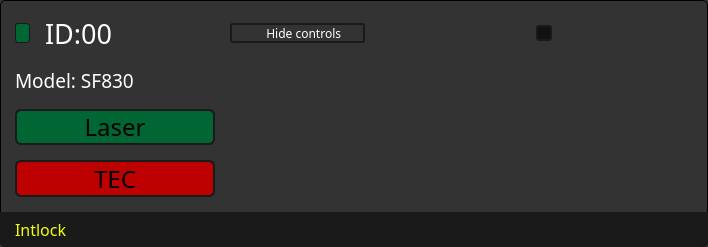
<?xml version="1.0" encoding="UTF-8"?>
<ui version="4.0">
 <class>DeviceWidget</class>
 <widget class="QWidget" name="DeviceWidget">
  <property name="geometry">
   <rect>
    <x>0</x>
    <y>0</y>
    <width>708</width>
    <height>247</height>
   </rect>
  </property>
  <property name="sizePolicy">
   <sizepolicy hsizetype="MinimumExpanding" vsizetype="Maximum">
    <horstretch>0</horstretch>
    <verstretch>0</verstretch>
   </sizepolicy>
  </property>
  <property name="minimumSize">
   <size>
    <width>0</width>
    <height>247</height>
   </size>
  </property>
  <property name="maximumSize">
   <size>
    <width>16777215</width>
    <height>247</height>
   </size>
  </property>
  <property name="font">
   <font>
    <family>Share Tech Mono</family>
    <pointsize>10</pointsize>
   </font>
  </property>
  <property name="windowTitle">
   <string>Form</string>
  </property>
  <property name="styleSheet">
   <string notr="true">QWidget#DeviceWidget {
    border: 1px solid black;
    border-radius: 5px;
    background:  rgb(51,51,51);
}
QLabel {
    color: rgb(153,153,153);
}</string>
  </property>
  <property name="locale">
   <locale language="Russian" country="Russia"/>
  </property>
  <layout class="QGridLayout" name="gridLayout">
   <property name="sizeConstraint">
    <enum>QLayout::SetMinimumSize</enum>
   </property>
   <property name="leftMargin">
    <number>0</number>
   </property>
   <property name="topMargin">
    <number>15</number>
   </property>
   <property name="rightMargin">
    <number>0</number>
   </property>
   <property name="bottomMargin">
    <number>0</number>
   </property>
   <property name="spacing">
    <number>15</number>
   </property>
   <item row="1" column="1" colspan="2">
    <widget class="QLabel" name="modelLabel">
     <property name="font">
      <font>
       <family>Share Tech Mono</family>
       <pointsize>14</pointsize>
      </font>
     </property>
     <property name="styleSheet">
      <string notr="true">color: rgb(255,255,255);
</string>
     </property>
     <property name="text">
      <string>Model: SF830</string>
     </property>
    </widget>
   </item>
   <item row="0" column="3">
    <widget class="QPushButton" name="hideControlButton">
     <property name="minimumSize">
      <size>
       <width>135</width>
       <height>20</height>
      </size>
     </property>
     <property name="maximumSize">
      <size>
       <width>135</width>
       <height>20</height>
      </size>
     </property>
     <property name="font">
      <font>
       <family>Share Tech Mono</family>
      </font>
     </property>
     <property name="styleSheet">
      <string notr="true">border: 2px solid rgb(26,26,26);
border-radius: 3px;
background: rgb(51,51,51);
color: rgb(255,255,255);
padding: 0px;
margin: 0px;</string>
     </property>
     <property name="text">
      <string>    Hide controls</string>
     </property>
     <property name="icon">
      <iconset resource="../../resources.qrc">
       <normaloff>:/resources/images/hidecontrols-icon.png</normaloff>
       <normalon>:/resources/images/showcontrols-icon.png</normalon>:/resources/images/hidecontrols-icon.png</iconset>
     </property>
     <property name="iconSize">
      <size>
       <width>10</width>
       <height>10</height>
      </size>
     </property>
     <property name="checkable">
      <bool>true</bool>
     </property>
     <property name="checked">
      <bool>false</bool>
     </property>
    </widget>
   </item>
   <item row="3" column="1" colspan="2">
    <widget class="QPushButton" name="tecButton">
     <property name="minimumSize">
      <size>
       <width>200</width>
       <height>36</height>
      </size>
     </property>
     <property name="font">
      <font>
       <family>Share Tech Mono</family>
       <pointsize>18</pointsize>
      </font>
     </property>
     <property name="styleSheet">
      <string notr="true">background: rgb(189,0,0);
border: 2px solid rgb(26,26,26);
border-radius: 6px;
color: rgb(0,0,0);</string>
     </property>
     <property name="text">
      <string>TEC</string>
     </property>
    </widget>
   </item>
   <item row="0" column="1">
    <widget class="QLabel" name="linkLabel">
     <property name="sizePolicy">
      <sizepolicy hsizetype="Fixed" vsizetype="Fixed">
       <horstretch>0</horstretch>
       <verstretch>0</verstretch>
      </sizepolicy>
     </property>
     <property name="minimumSize">
      <size>
       <width>15</width>
       <height>15</height>
      </size>
     </property>
     <property name="styleSheet">
      <string notr="true">QLabel {
    background: rgb(0,102,51);
    border: 1px solid rgb(26,26,26);
    border-radius: 3px;
}</string>
     </property>
     <property name="text">
      <string/>
     </property>
    </widget>
   </item>
   <item row="0" column="5">
    <widget class="QPushButton" name="pin1Button">
     <property name="sizePolicy">
      <sizepolicy hsizetype="Fixed" vsizetype="Fixed">
       <horstretch>0</horstretch>
       <verstretch>0</verstretch>
      </sizepolicy>
     </property>
     <property name="minimumSize">
      <size>
       <width>16</width>
       <height>16</height>
      </size>
     </property>
     <property name="maximumSize">
      <size>
       <width>16</width>
       <height>16</height>
      </size>
     </property>
     <property name="styleSheet">
      <string notr="true">border: 2px solid rgb(26,26,26);
border-radius: 3px;
background: rgb(17,17,17);
color: rgb(255,255,255);
padding: 0px;
margin: 0px;</string>
     </property>
     <property name="text">
      <string/>
     </property>
     <property name="icon">
      <iconset resource="../../resources.qrc">
       <normaloff>:/resources/images/pinSymbol-disactivated.png</normaloff>
       <normalon>:/resources/images/pinSymbol-activated.png</normalon>:/resources/images/pinSymbol-disactivated.png</iconset>
     </property>
     <property name="iconSize">
      <size>
       <width>10</width>
       <height>10</height>
      </size>
     </property>
     <property name="checkable">
      <bool>true</bool>
     </property>
    </widget>
   </item>
   <item row="0" column="6" rowspan="4">
    <spacer name="horizontalSpacer_2">
     <property name="orientation">
      <enum>Qt::Horizontal</enum>
     </property>
     <property name="sizeType">
      <enum>QSizePolicy::MinimumExpanding</enum>
     </property>
     <property name="sizeHint" stdset="0">
      <size>
       <width>1</width>
       <height>182</height>
      </size>
     </property>
    </spacer>
   </item>
   <item row="2" column="1" colspan="2">
    <widget class="QPushButton" name="laserButton">
     <property name="minimumSize">
      <size>
       <width>200</width>
       <height>36</height>
      </size>
     </property>
     <property name="font">
      <font>
       <family>Share Tech Mono</family>
       <pointsize>18</pointsize>
      </font>
     </property>
     <property name="styleSheet">
      <string notr="true">background: rgb(0,102,51);
border: 2px solid rgb(26,26,26);
border-radius: 6px;
color: rgb(0,0,0);</string>
     </property>
     <property name="text">
      <string>Laser</string>
     </property>
    </widget>
   </item>
   <item row="0" column="4">
    <spacer name="horizontalSpacer">
     <property name="orientation">
      <enum>Qt::Horizontal</enum>
     </property>
     <property name="sizeHint" stdset="0">
      <size>
       <width>40</width>
       <height>20</height>
      </size>
     </property>
    </spacer>
   </item>
   <item row="0" column="2">
    <widget class="QLabel" name="idLabel">
     <property name="font">
      <font>
       <family>Share Tech Mono</family>
       <pointsize>20</pointsize>
      </font>
     </property>
     <property name="styleSheet">
      <string notr="true">color: rgb(255,255,255);
</string>
     </property>
     <property name="text">
      <string>ID:00</string>
     </property>
    </widget>
   </item>
   <item row="4" column="0" colspan="7">
    <widget class="QLabel" name="label_2">
     <property name="sizePolicy">
      <sizepolicy hsizetype="MinimumExpanding" vsizetype="Preferred">
       <horstretch>0</horstretch>
       <verstretch>0</verstretch>
      </sizepolicy>
     </property>
     <property name="minimumSize">
      <size>
       <width>0</width>
       <height>35</height>
      </size>
     </property>
     <property name="font">
      <font>
       <family>Share Tech Mono</family>
       <pointsize>12</pointsize>
       <weight>50</weight>
       <italic>false</italic>
       <bold>false</bold>
      </font>
     </property>
     <property name="styleSheet">
      <string notr="true">color: rgb(239,255,10);
font: &quot;://resources/fonts/ShareTechMono-Regular.ttf&quot;;
background: rgb(26,26,26);
padding: 0 10px;
border: 1px solid rgb(26,26,26);
border-bottom-left-radius: 6px;
border-bottom-right-radius: 6px;</string>
     </property>
     <property name="text">
      <string>Intlock</string>
     </property>
    </widget>
   </item>
   <item row="1" column="3" rowspan="3" colspan="3">
    <layout class="QGridLayout" name="paramLayout"/>
   </item>
  </layout>
 </widget>
 <resources>
  <include location="../../resources.qrc"/>
 </resources>
 <connections/>
</ui>
